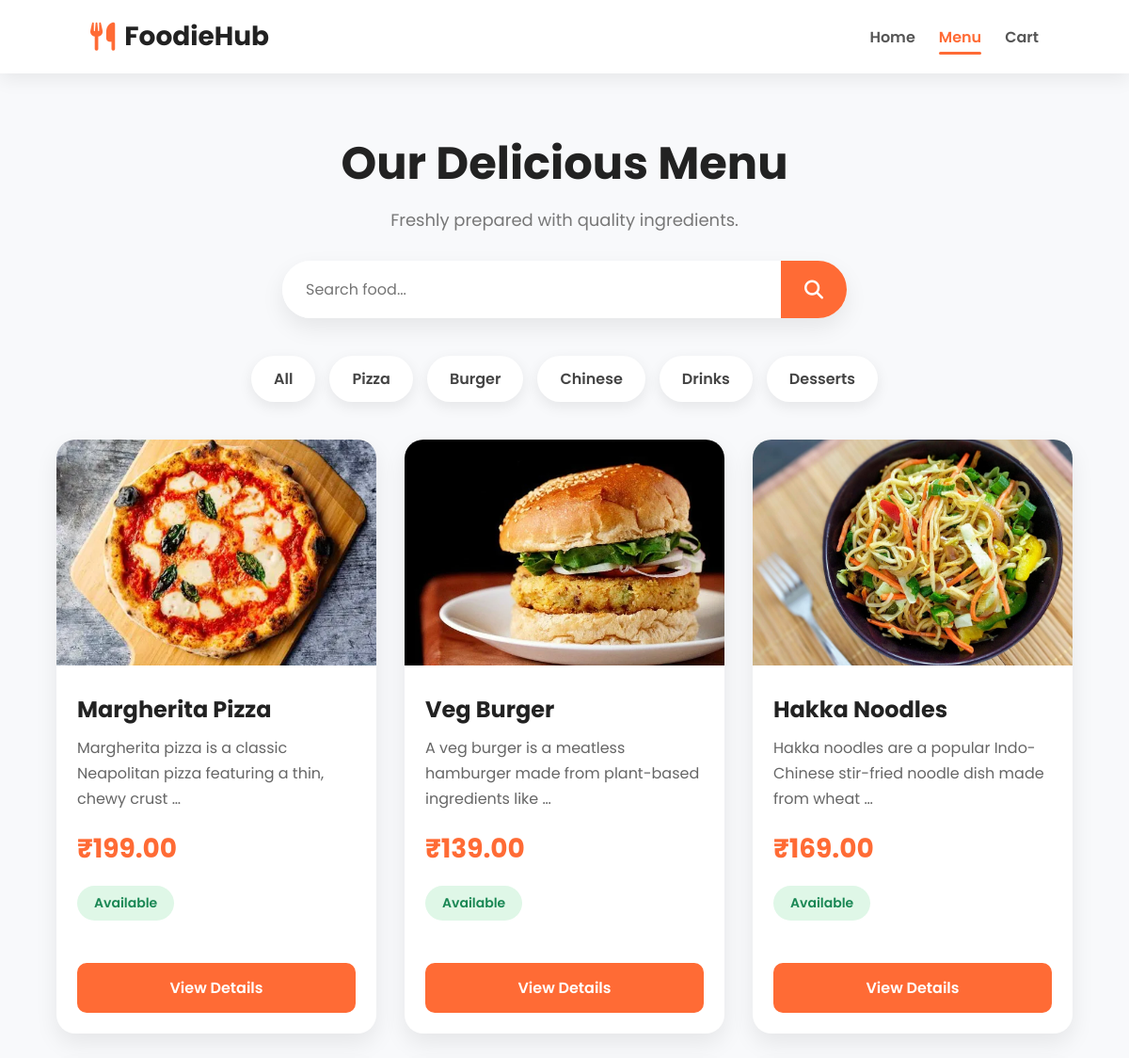
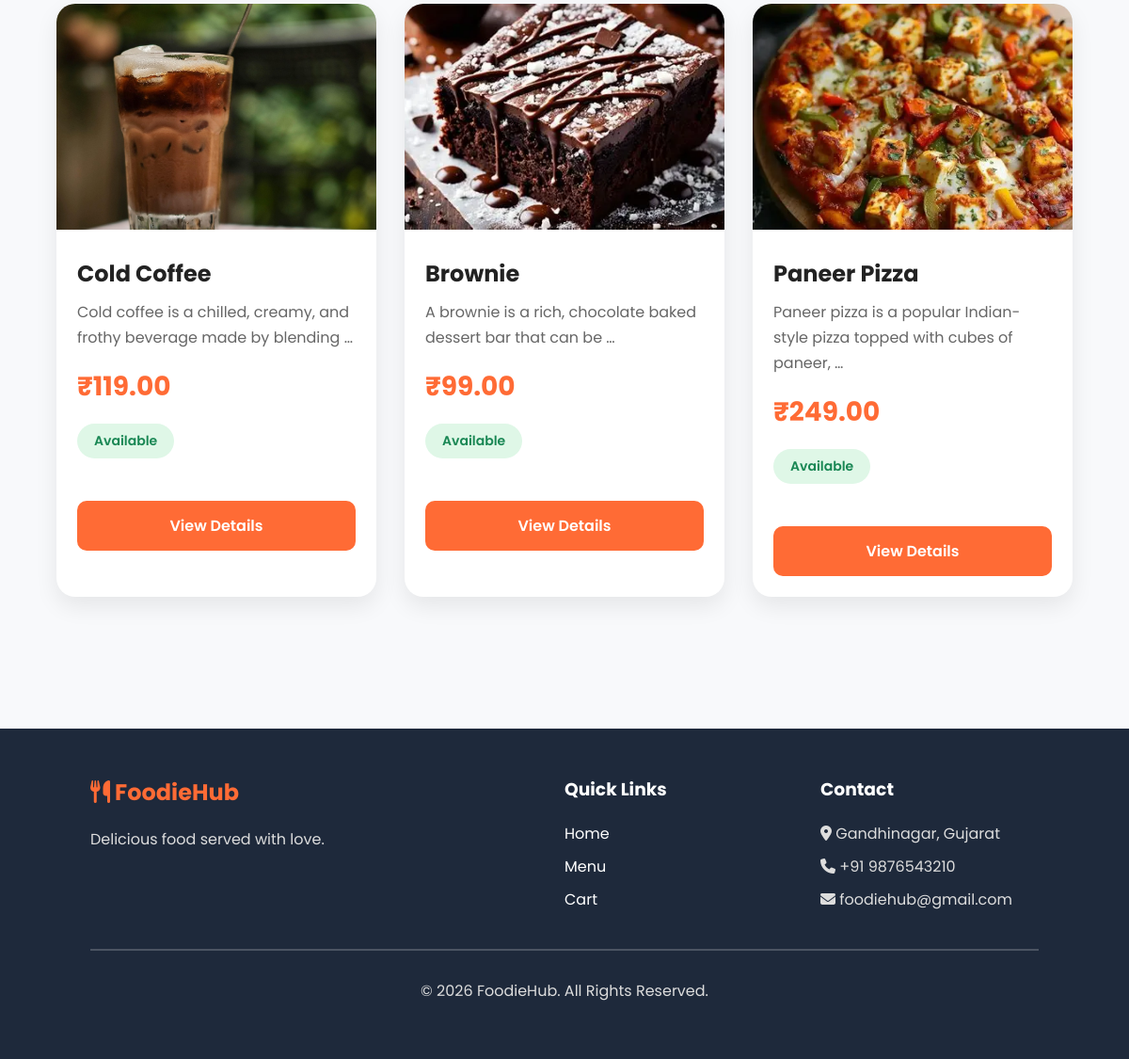
The app's page /menu/ with its own data (2 pictures, top to bottom).
### menu/models.py (models this page shows, shortened)
class Category(models.Model):
    category_name = models.CharField(max_length=100)
    description = models.TextField(blank=True)
    image = models.ImageField(upload_to='categories/', blank=True)

class Food(models.Model):
    category = models.ForeignKey(Category, on_delete=models.CASCADE)
    food_name = models.CharField(max_length=100)
    description = models.TextField()
    price = models.DecimalField(max_digits=8, decimal_places=2)
    image = models.ImageField(upload_to='foods/')
    available = models.BooleanField(default=True)

### menu/views.py (the view)
# urls.py: path("", include("menu.urls")),
def menu(request):
    categories = Category.objects.all()
    foods = Food.objects.filter(available=True)
    search = request.GET.get("q")
    if search:
        foods = foods.filter(
            Q(food_name__icontains=search) |
            Q(description__icontains=search) |
            Q(category__category_name__icontains=search)
        )
    return render(request, "menu.html", {
        "categories": categories,
        "foods": foods,
        "search": search
    })

### templates/menu.html (shortened to what this page needs)
{% load static %}
<!DOCTYPE html>
<html lang="en">
<head>
    <link rel="stylesheet" href="{% static 'css/menu.css' %}">
    <link rel="stylesheet"
          href="https://cdnjs.cloudflare.com/ajax/libs/font-awesome/6.7.2/css/all.min.css">
</head>
<body>
<header>
    <div class="logo">
        <i class="fa-solid fa-utensils"></i>
        <h2>FoodieHub</h2>
    </div>
    <nav>
        <a href="{% url 'home' %}">Home</a>
        <a href="{% url 'menu' %}" class="active">Menu</a>
        <a href="{% url 'cart' %}">Cart</a>
    </nav>
</header>
<section class="page-title">
    <h1>Our Delicious Menu</h1>
    <p>Freshly prepared with quality ingredients.</p>
</section>
<section class="search-section">
    <form method="GET">
        <input type="text"
               name="q"
               placeholder="Search food..."
               value="{{ request.GET.q }}">
        <button type="submit">
            <i class="fa-solid fa-magnifying-glass"></i>
        </button>
    </form>
</section>
<section class="categories">
    <a href="{% url 'menu' %}" class="category-btn">
        All
    </a>
    {% for category in categories %}
    <a href="{% url 'menu_category' category.id %}"
       class="category-btn">
        {{ category.category_name }}
    </a>
    {% endfor %}
</section>
<section class="foods">
    {% for food in foods %}
    <div class="food-card">
        <img src="{{ food.image.url }}">
        <div class="food-info">
            <h3>{{ food.food_name }}</h3>
            <p>{{ food.description|truncatewords:12 }}</p>
            <div class="price">
                ₹{{ food.price }}
            </div>
            {% if food.available %}
                <span class="available">
                    Available
                </span>
            {% else %}
                <span class="not-available">
                    Out of Stock
                </span>
            {% endif %}
            <br><br>
                <a href="{% url 'food_details' food.id %}" class="view-btn">
                    View Details
                </a>
        </div>
    </div>
    {% empty %}
        <h2>No Food Available</h2>
    {% endfor %}
</section>
<footer class="footer">
    <div class="footer-container">
        <div>
            <h2>
                <i class="fa-solid fa-utensils"></i>
                FoodieHub
            </h2>
            <p>
                Delicious food served with love.
            </p>
        </div>
        <div>
            <h3>Quick Links</h3>
            <a href="{% url 'home' %}">Home</a>
            <a href="{% url 'menu' %}">Menu</a>
            <a href="{% url 'cart' %}">Cart</a>
        </div>
        <div>
            <h3>Contact</h3>
            <p>
                <i class="fa-solid fa-location-dot"></i>
                Gandhinagar, Gujarat
            </p>
            <p>
                <i class="fa-solid fa-phone"></i>
                +91 9876543210
            </p>
            <p>
                <i class="fa-solid fa-envelope"></i>
                foodiehub@gmail.com
            </p>
        </div>
    </div>
    <hr>
    <p class="copyright">
        © 2026 FoodieHub. All Rights Reserved.
    </p>
</footer>
</body>
</html>

### static/css/menu.css (style rules this page uses)
* { margin:0; padding:0; box-sizing:border-box; font-family:'Poppins',sans-serif; }
body { background:#f8f9fb; color:#333; }
header { background:#ffffff; display:flex; justify-content:space-between; align-items:center; padding:18px 8%; box-shadow:0 5px 20px rgba(0,0,0,.08); position:sticky; top:0; z-index:1000; }
.logo { display:flex; align-items:center; gap:10px; }
.logo i { color:#ff6b35; font-size:30px; }
.logo h2 { color:#222; font-size:28px; }
nav { display:flex; gap:25px; }
nav a { text-decoration:none; color:#555; font-weight:600; transition:.3s; position:relative; }
nav a:hover, nav a.active { color:#ff6b35; }
nav a.active::after, nav a:hover::after { content:''; position:absolute; left:0; bottom:-6px; width:100%; height:3px; background:#ff6b35; border-radius:10px; }
.page-title { text-align:center; padding:60px 20px 30px; }
.page-title h1 { font-size:48px; color:#222; }
.page-title p { margin-top:10px; color:#777; font-size:18px; }
.search-section { display:flex; justify-content:center; margin-bottom:40px; }
.search-section form { width:90%; max-width:600px; display:flex; background:white; border-radius:50px; overflow:hidden; box-shadow:0 10px 25px rgba(0,0,0,.08); }
.search-section input { flex:1; border:none; outline:none; padding:18px 25px; font-size:16px; }
.search-section button { width:70px; border:none; background:#ff6b35; color:white; cursor:pointer; font-size:20px; transition:.3s; }
.categories { width:90%; margin:0 auto 40px; display:flex; justify-content:center; flex-wrap:wrap; gap:15px; }
.category-btn { text-decoration:none; color:#444; background:white; padding:12px 24px; border-radius:50px; box-shadow:0 5px 15px rgba(0,0,0,.08); transition:.3s; font-weight:600; }
.foods { width:90%; max-width:1400px; margin:auto; display:grid; grid-template-columns:repeat(auto-fit,minmax(280px,1fr)); gap:30px; padding-bottom:60px; }
.food-card { background:white; border-radius:20px; overflow:hidden; box-shadow:0 10px 25px rgba(0,0,0,.08); transition:.35s; }
.food-card img { width:100%; height:240px; object-fit:cover; }
.food-info { padding:22px; }
.food-info h3 { font-size:24px; margin-bottom:10px; color:#222; }
.food-info p { color:#666; line-height:1.7; margin-bottom:18px; }
.price { font-size:28px; color:#ff6b35; font-weight:700; margin-bottom:18px; }
.available, .not-available { display:inline-block; padding:8px 18px; border-radius:30px; font-size:14px; font-weight:600; }
.available { background:#dff7e7; color:#198754; }
.view-btn { display:inline-block; margin-top:20px; width:100%; text-align:center; text-decoration:none; background:#ff6b35; color:white; padding:14px; border-radius:10px; font-weight:600; transition:.3s; }
.footer { background:#1E293B; color:white; margin-top:80px; padding:50px 8%; }
.footer-container { display:grid; grid-template-columns:2fr 1fr 1fr; gap:40px; }
.footer h2 { color:#FF6B35; margin-bottom:20px; }
.footer h3 { margin-bottom:20px; }
.footer a { display:block; color:white; text-decoration:none; margin-bottom:10px; transition:.3s; }
.footer p { margin-bottom:10px; color:#ddd; }
.footer hr { margin:30px 0; border:1px solid rgba(255,255,255,.2); }
.copyright { text-align:center; }
@media screen and (max-width:1200px) { .foods { grid-template-columns:repeat(3,1fr); } }

### records on screen
Category: category_name "Pizza"
Category: category_name "Burger"
Category: category_name "Chinese"
Category: category_name "Drinks"
Category: category_name "Desserts"
Food: image (picture), food_name "Margherita Pizza", description "Margherita pizza is a classic Neapolitan pizza featuring a thin, chewy crust …", price "199.00", available "Available"
Food: image (picture), food_name "Veg Burger", description "A veg burger is a meatless hamburger made from plant-based ingredients like …", price "139.00", available "Available"
Food: image (picture), food_name "Hakka Noodles", description "Hakka noodles are a popular Indo-Chinese stir-fried noodle dish made from wheat …", price "169.00", available "Available"
Food: image (picture), food_name "Cold Coffee", description "Cold coffee is a chilled, creamy, and frothy beverage made by blending …", price "119.00", available "Available"
Food: image (picture), food_name "Brownie", description "A brownie is a rich, chocolate baked dessert bar that can be …", price "99.00", available "Available"
Food: image (picture), food_name "Paneer Pizza", description "Paneer pizza is a popular Indian-style pizza topped with cubes of paneer, …", price "249.00", available "Available"
